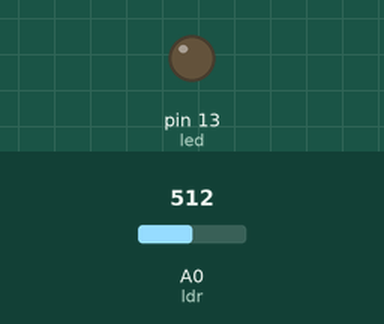
Recording of a sketch running on a simulated Arduino Uno, built with avr-gcc and run on an emulated ATmega328P. Shown: output pins drawn as LEDs (lit = HIGH). The test bench sets the inputs (shaded band); at power-on: A0 (ldr) = 512.

Above: at 1.2 s.
1.3 s: A0 (ldr) set to 487
At 2.4 s:
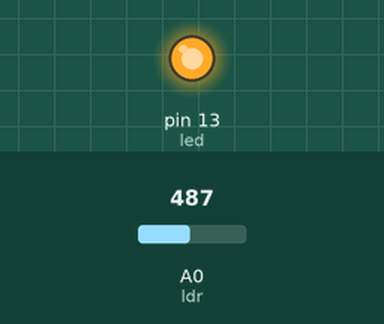
2.8 s: A0 (ldr) set to 510
At 3.6 s:
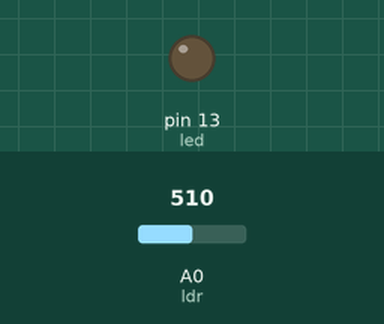
4.3 s: A0 (ldr) set to 490
At 4.7 s:
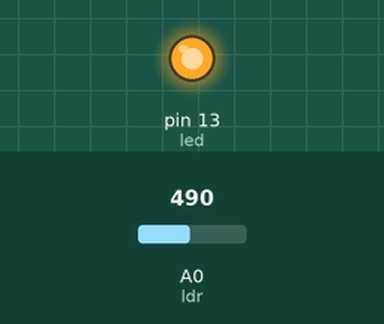
Timing chart, 0 to 7.3 s (numbered marks = the images above; inputs shaded):
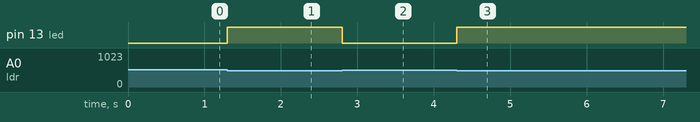

Measured:
- the behaviour switches between 500 and 499 on A0 (ldr) (found by bisection; images 0 and 1)
- after the input at 1.3 s, pin 13 (led): LOW → HIGH at once
- after the input at 2.8 s, pin 13 (led): HIGH → LOW at once
- after the input at 4.3 s, pin 13 (led): LOW → HIGH at once

The sketch:

automatic-night-lamp.ino
```cpp
int led=13;
int ldr=A0;
int value;
void setup()
{
  pinMode(13, OUTPUT);
}

void loop()
{
 value=analogRead(ldr);
  if(value<500){
  digitalWrite(led,HIGH);}
  else{
  digitalWrite(led,LOW);}
}
```
